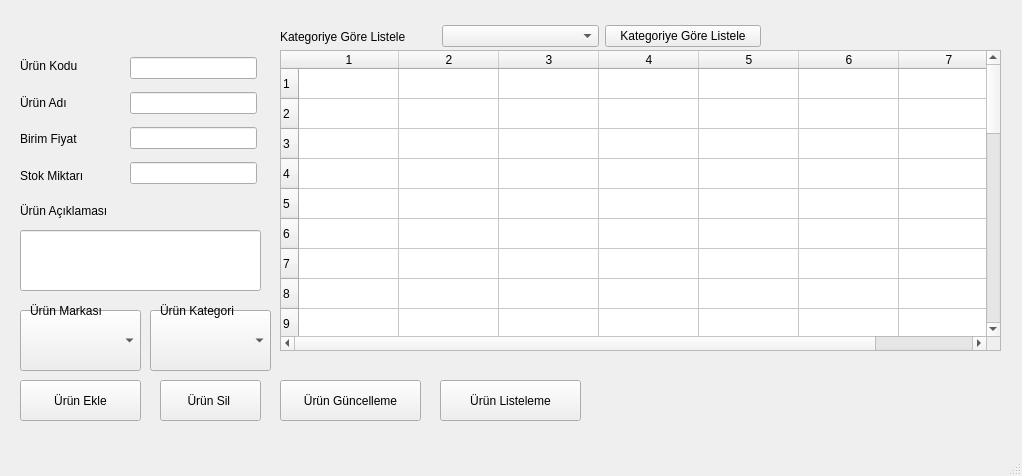
<?xml version="1.0" encoding="UTF-8"?>
<ui version="4.0">
 <class>MainWindow</class>
 <widget class="QMainWindow" name="MainWindow">
  <property name="geometry">
   <rect>
    <x>0</x>
    <y>0</y>
    <width>1022</width>
    <height>476</height>
   </rect>
  </property>
  <property name="windowTitle">
   <string>MainWindow</string>
  </property>
  <widget class="QWidget" name="centralwidget">
   <widget class="QLabel" name="label_5">
    <property name="geometry">
     <rect>
      <x>20</x>
      <y>200</y>
      <width>101</width>
      <height>21</height>
     </rect>
    </property>
    <property name="text">
     <string>Ürün Açıklaması</string>
    </property>
   </widget>
   <widget class="QComboBox" name="cmbMarka">
    <property name="geometry">
     <rect>
      <x>20</x>
      <y>310</y>
      <width>121</width>
      <height>61</height>
     </rect>
    </property>
    <property name="currentIndex">
     <number>-1</number>
    </property>
    <item>
     <property name="text">
      <string>Acer</string>
     </property>
    </item>
    <item>
     <property name="text">
      <string>Samsung</string>
     </property>
    </item>
    <item>
     <property name="text">
      <string>Apple</string>
     </property>
    </item>
    <item>
     <property name="text">
      <string>Oppo</string>
     </property>
    </item>
   </widget>
   <widget class="QComboBox" name="cmbKategori">
    <property name="geometry">
     <rect>
      <x>150</x>
      <y>310</y>
      <width>121</width>
      <height>61</height>
     </rect>
    </property>
    <property name="currentIndex">
     <number>-1</number>
    </property>
    <item>
     <property name="text">
      <string>Telefon</string>
     </property>
    </item>
    <item>
     <property name="text">
      <string>Bilgisayar</string>
     </property>
    </item>
    <item>
     <property name="text">
      <string>Beyaz Eşya</string>
     </property>
    </item>
   </widget>
   <widget class="QLabel" name="label_6">
    <property name="geometry">
     <rect>
      <x>30</x>
      <y>300</y>
      <width>101</width>
      <height>21</height>
     </rect>
    </property>
    <property name="text">
     <string>Ürün Markası</string>
    </property>
   </widget>
   <widget class="QLabel" name="label_7">
    <property name="geometry">
     <rect>
      <x>160</x>
      <y>300</y>
      <width>101</width>
      <height>21</height>
     </rect>
    </property>
    <property name="text">
     <string>Ürün Kategori</string>
    </property>
   </widget>
   <widget class="QLineEdit" name="lneurunAciklama">
    <property name="geometry">
     <rect>
      <x>20</x>
      <y>230</y>
      <width>241</width>
      <height>61</height>
     </rect>
    </property>
   </widget>
   <widget class="QTableWidget" name="tblListele">
    <property name="geometry">
     <rect>
      <x>280</x>
      <y>50</y>
      <width>721</width>
      <height>301</height>
     </rect>
    </property>
    <property name="rowCount">
     <number>30</number>
    </property>
    <property name="columnCount">
     <number>7</number>
    </property>
    <row/>
    <row/>
    <row/>
    <row/>
    <row/>
    <row/>
    <row/>
    <row/>
    <row/>
    <row/>
    <row/>
    <row/>
    <row/>
    <row/>
    <row/>
    <row/>
    <row/>
    <row/>
    <row/>
    <row/>
    <row/>
    <row/>
    <row/>
    <row/>
    <row/>
    <row/>
    <row/>
    <row/>
    <row/>
    <row/>
    <column/>
    <column/>
    <column/>
    <column/>
    <column/>
    <column/>
    <column/>
   </widget>
   <widget class="QPushButton" name="btnEkle">
    <property name="geometry">
     <rect>
      <x>20</x>
      <y>380</y>
      <width>121</width>
      <height>41</height>
     </rect>
    </property>
    <property name="text">
     <string>Ürün Ekle</string>
    </property>
   </widget>
   <widget class="QPushButton" name="btnSil">
    <property name="geometry">
     <rect>
      <x>160</x>
      <y>380</y>
      <width>101</width>
      <height>41</height>
     </rect>
    </property>
    <property name="text">
     <string>Ürün Sil </string>
    </property>
   </widget>
   <widget class="QPushButton" name="btnGuncelle">
    <property name="geometry">
     <rect>
      <x>280</x>
      <y>380</y>
      <width>141</width>
      <height>41</height>
     </rect>
    </property>
    <property name="text">
     <string>Ürün Güncelleme</string>
    </property>
   </widget>
   <widget class="QPushButton" name="btnListele">
    <property name="geometry">
     <rect>
      <x>440</x>
      <y>380</y>
      <width>141</width>
      <height>41</height>
     </rect>
    </property>
    <property name="text">
     <string>Ürün Listeleme</string>
    </property>
   </widget>
   <widget class="QWidget" name="layoutWidget">
    <property name="geometry">
     <rect>
      <x>130</x>
      <y>50</y>
      <width>127</width>
      <height>141</height>
     </rect>
    </property>
    <layout class="QVBoxLayout" name="verticalLayout_2">
     <item>
      <widget class="QLineEdit" name="lneurunKodu"/>
     </item>
     <item>
      <widget class="QLineEdit" name="lneurunAdi"/>
     </item>
     <item>
      <widget class="QLineEdit" name="lnebirimFiyat"/>
     </item>
     <item>
      <widget class="QLineEdit" name="lnestokMiktari"/>
     </item>
    </layout>
   </widget>
   <widget class="QWidget" name="layoutWidget">
    <property name="geometry">
     <rect>
      <x>20</x>
      <y>50</y>
      <width>101</width>
      <height>141</height>
     </rect>
    </property>
    <layout class="QVBoxLayout" name="verticalLayout">
     <item>
      <widget class="QLabel" name="label">
       <property name="text">
        <string>Ürün Kodu</string>
       </property>
      </widget>
     </item>
     <item>
      <widget class="QLabel" name="label_2">
       <property name="text">
        <string>Ürün Adı</string>
       </property>
      </widget>
     </item>
     <item>
      <widget class="QLabel" name="label_3">
       <property name="text">
        <string>Birim Fiyat</string>
       </property>
      </widget>
     </item>
     <item>
      <widget class="QLabel" name="label_4">
       <property name="text">
        <string>Stok Miktarı</string>
       </property>
      </widget>
     </item>
    </layout>
   </widget>
   <widget class="QWidget" name="layoutWidget">
    <property name="geometry">
     <rect>
      <x>280</x>
      <y>11</y>
      <width>481</width>
      <height>51</height>
     </rect>
    </property>
    <layout class="QHBoxLayout" name="horizontalLayout">
     <item>
      <widget class="QLabel" name="label_8">
       <property name="text">
        <string>Kategoriye Göre Listele</string>
       </property>
      </widget>
     </item>
     <item>
      <widget class="QComboBox" name="cmbKategoriListele">
       <property name="currentIndex">
        <number>-1</number>
       </property>
       <item>
        <property name="text">
         <string>Telefon</string>
        </property>
       </item>
       <item>
        <property name="text">
         <string>Bilgisayar</string>
        </property>
       </item>
       <item>
        <property name="text">
         <string>Beyaz Eşya</string>
        </property>
       </item>
      </widget>
     </item>
     <item>
      <widget class="QPushButton" name="btnKategoriyeGoreListele">
       <property name="text">
        <string>Kategoriye Göre Listele</string>
       </property>
      </widget>
     </item>
    </layout>
   </widget>
  </widget>
  <widget class="QMenuBar" name="menubar">
   <property name="geometry">
    <rect>
     <x>0</x>
     <y>0</y>
     <width>1022</width>
     <height>36</height>
    </rect>
   </property>
  </widget>
  <widget class="QStatusBar" name="statusbar"/>
 </widget>
 <resources/>
 <connections/>
</ui>
